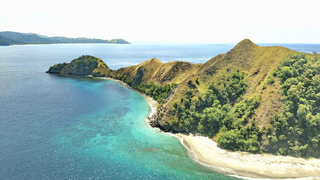
#> input picture TugasKelompok_PCD/gambar.png, 320 x 180 px
$ python ButterworthHighpassFilter.py
#> lines starting #> are read from the running program, lines starting #| are printed output that depends on the picture
import cv2
import numpy as np
from matplotlib import pyplot as plt

# Membaca citra
img = cv2.imread('gambar.png', 0)
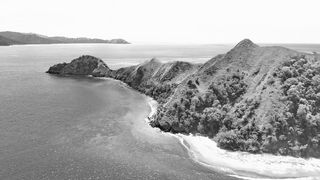
#> img: shape (180, 320); min 1, max 255, mean 171.3

# Menghitung DFT
dft = np.fft.fft2(img)

# Menggeser nol frekuensi ke tengah
dft_shift = np.fft.fftshift(dft)

# Menentukan radius cutoff dan nilai order filter
radius = 50
n = 2

# Membuat filter Butterworth highpass
rows, cols = img.shape
#> rows = 180; cols = 320
crow, ccol = rows//2, cols//2
#> crow = 90; ccol = 160
u, v = np.meshgrid(np.arange(cols), np.arange(rows))
d_uv = np.sqrt((u - ccol)**2 + (v - crow)**2)
H = 1 / (1 + (d_uv/radius)**(2*n))

# Mengalikan filter dengan spektrum frekuensi
dft_shift_filtered = dft_shift * H

# Menggeser nol frekuensi kembali ke sudut kiri atas
dft_filtered = np.fft.ifftshift(dft_shift_filtered)

# Menghitung citra hasil filter dengan IDFT
img_filtered = np.fft.ifft2(dft_filtered)
img_filtered = np.abs(img_filtered)
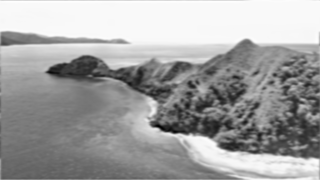
#> img_filtered: shape (180, 320) float64; min 22.62, max 257, mean 171.3; drawn with min black and max white

# Menampilkan hasil
plt.subplot(121), plt.imshow(img, cmap='gray')
plt.title('Input Image'), plt.xticks([]), plt.yticks([])
plt.subplot(122), plt.imshow(img_filtered, cmap='gray')
plt.title('Butterworth Highpass Filtered Image'), plt.xticks([]), plt.yticks([])
plt.show()
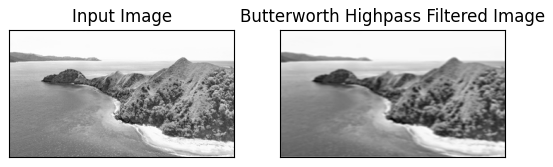
#> figure drawn by matplotlib, 2 panels
